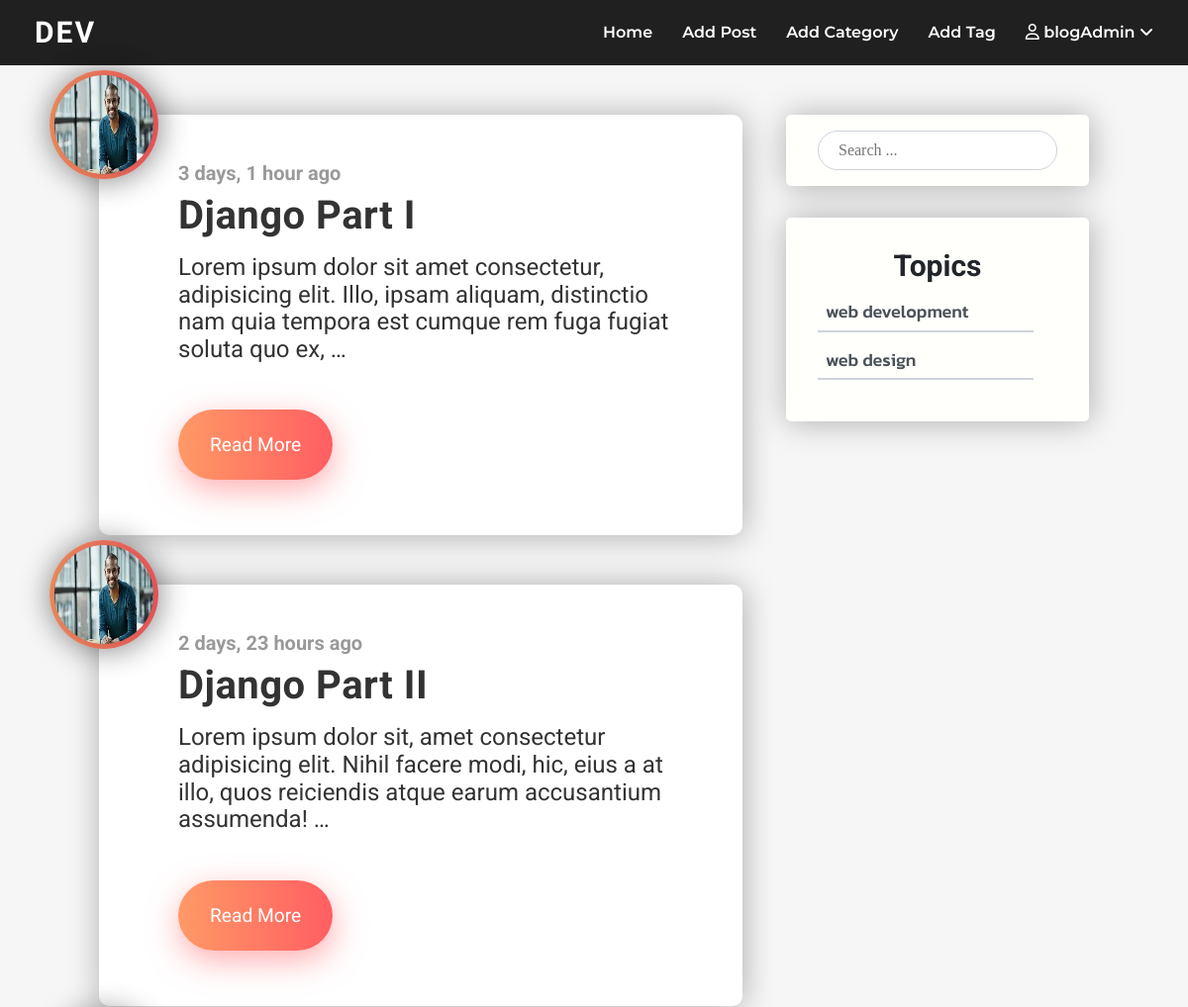
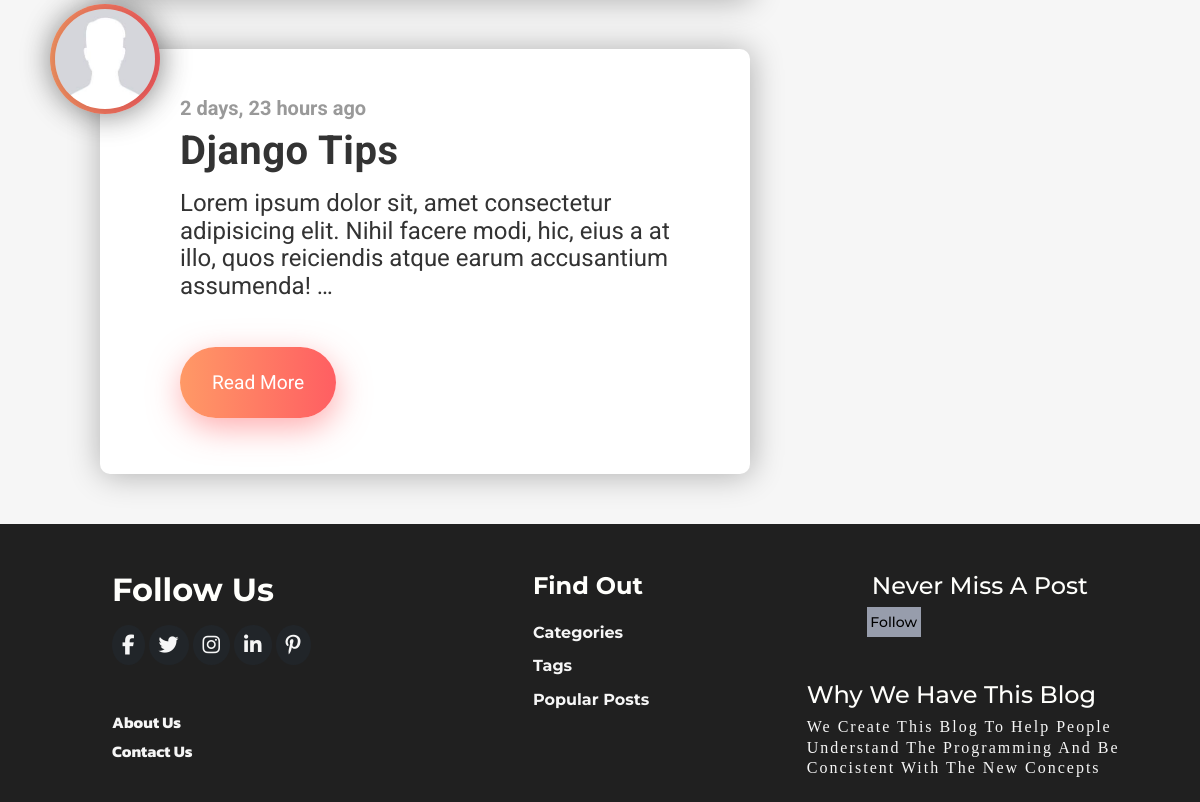
/posts/tag/django/ (signed in), run on the app's committed database (2 pictures, top to bottom).
### posts/models.py (models this page shows, shortened)
class Posts(models.Model):
    author= models.ForeignKey(User, on_delete=models.CASCADE, related_name="author")
    title= models.CharField(max_length=200)
    content= models.TextField()
    image= models.ImageField(upload_to='post_image/', null=True, blank=True)
    slug= models.SlugField(null=True, blank=True)
    tags= models.ManyToManyField('Tags')
    category= models.ForeignKey('Categories', on_delete=models.CASCADE)
    created_at= models.DateTimeField(default=timezone.now)
    updated_at= models.DateTimeField(default=timezone.now)
    likes= models.ManyToManyField(User, default=None, blank=True, related_name="likes")
    dislikes= models.ManyToManyField(User, default=None, blank=True, related_name="dislikes")
    favourites= models.ManyToManyField(User, blank=True, related_name="favourites")
    class Meta:
        verbose_name= "Article"
        verbose_name_plural= "Articles"

class Categories(models.Model):
    category_name= models.CharField(max_length=50)
    slug= models.SlugField(null=True, blank=True)
    class Meta:
        verbose_name= "Category"
        verbose_name_plural= "Categories"

### users/models.py (models this page shows, shortened)
class Profile(models.Model):
    GENDER_CHOICES= [
        ('MALE' , 'Male'),
        ('FEMALE' , 'Female'),
        ('OTHER' , 'Other'),
    ]
    user= models.OneToOneField(User, on_delete=models.CASCADE)
    avatar= models.ImageField(upload_to= 'user/', blank=True, null=True)
    bio= models.TextField(blank=True, null=True)
    location= models.CharField(max_length=120, blank=True, null=True)
    birthdate= models.DateField(blank=True, null=True)
    gender= models.CharField(max_length=120, choices=GENDER_CHOICES, blank=True, null=True)
    mobile= models.CharField(max_length=120, blank=True, null=True)
    age= models.IntegerField(blank=True, null=True)
    created_at= models.DateTimeField(default=timezone.now)
    updated_at= models.DateTimeField(default=timezone.now)
    class Meta:
        verbose_name= "Profile"
        verbose_name_plural= "Profiles"

### posts/views.py (the view)
# urls.py: path('tag/<slug:slug>/', TagPostListView.as_view(), name="tags"),                # Tag Post Listings
class TagPostListView(LoginRequiredMixin, ListView):
    model = Tags
    template_name = "posts/tags_posts.html"
    context_object_name = "tags_articles"
    paginate_by= 6
    def get_context_data(self, **kwargs):
        context = super().get_context_data(**kwargs)
        context['categories'] = Categories.objects.all()
        return context
    def get_queryset(self, *args, **kwargs):
        tag = get_object_or_404(Tags, slug=self.kwargs['slug'])
        return Posts.objects.filter(tags=tag)

### project/templates/posts/tags_posts.html (shortened to what this page needs)
{% extends 'base.html' %}
{% load static %}
{% load humanize %}
{% block content %}
<section class="post">
    <div class="content">
      {% for article in tags_articles %}
        <div class="post-card">
            <div class="img">
                {% if article.author.profile.avatar %}
                <img src="{{ article.author.profile.avatar.url }}" alt="User Image">
                {% else %}
                <img src="{% static 'img/add-profile.jfif' %}" alt="User Image">
                {% endif %}
            </div>
            <div class="text">
                <h3 class="date">{{ article.created_at |naturaltime }}</h3>
                <h1 class="title">{{ article.title }}</h1>
                <p class="body">
                    {{ article.content |truncatechars:150 }}
                </p>
            </div>
            <a href="{% url 'posts:post_detail' article.slug %}" class="btn">Read More</a>
        </div>
        {% endfor %}
    </div>
    <div class="side-bar">
        <div class="search">
            <form action="{% url 'posts:search_results' %}" method="GET">
                <input class="text" type="text" name= "q" placeholder="Search ...">
            </form>
        </div>
        <div class="topics">
            <p>topics</p>
            <ul>
                {% for category in categories %}
                <li><a href="{% url 'posts:category' category.slug %}">{{ category.category_name }}</a></li>
                {% endfor %}
            </ul>
        </div>
    </div>
</section>
{% endblock %}

### project/templates/parts/nav.html (shortened to what this page needs)
<header>
    <div class="logo">
        <a href="{% url 'home' %}"><p>dev</p></a>
    </div>
    <ul class="nav_links">
        {% if user.is_authenticated %}
            <li><a href="{% url 'home' %}">Home</a></li>
            <li><a href="{% url 'posts:add_post' %}">Add Post</a></li>
            <li><a href="{% url 'posts:add_category' %}">Add Category</a></li>
            <li><a href="{% url 'posts:add_tag' %}">Add Tag</a></li>
            <li>
                <span>
                    <i class="far fa-user"></i> {{ user.username }} <i class="fas fa-angle-down icon"></i>
                </span>
            </li>
        {% else %}
          <li><a href="{% url 'user_login' %}">Login</a></li>
          <li><a href="{% url 'user_signup' %}">Signup</a></li>
        {% endif %}
    </ul>
</header>

### project/static/css/main.css (style rules this page uses)
* { padding: 0; margin: 0; box-sizing: border-box; }
body { background-color: #f6f6f6; }
header { height: 66px; background-color: #202020; display: flex; justify-content: space-between; align-items: center; padding: 10px 35px; }
header .logo a { text-decoration: none; }
header .logo a p { text-transform: uppercase; letter-spacing: 2px; color: #fff; font-size: 30px; font-weight: 700; font-family: 'Montserrat Alternates', sans-serif; }
header .nav_links { display: flex; }
header .nav_links li { position: relative; list-style-type: none; }
header .nav_links li span, header .nav_links li a { text-decoration: none; display: inline-block; margin-left: 30px; color: #fff; font-size: 16px; font-weight: 600; font-family: 'Montserrat', sans-serif; }
.icon { cursor: pointer; }
.post { position: relative; margin-top: 50px; margin-left: 100px; margin-right: 100px; display: flex; justify-content: space-between; }
.post .post-card { position: relative; max-width: 650px; background-color: #fff; padding: 3rem 4rem 5rem 5rem; border-radius: 10px; box-shadow: 1px 1px 2rem rgba(0, 0, 0, 0.3); margin-bottom: 50px; }
.post .post-card .img { height: 110px; width: 110px; border-radius: 100%; background: linear-gradient(90deg, #ff9966, #ff5e62); box-shadow: 1px 1px 2rem rgba(0, 0, 0, 0.3); position: absolute; left: -50px; top: 10px; transform: translateY(-50%); }
.post .post-card .img img { height: 100px; width: 100px; border-radius: 100%; position: relative; top: 50%; left: 50%; transform: translate(-50%, -50%); box-shadow: 1px 1px 2rem rgba(0, 0, 0, 0.3); }
.post .post-card .text .date { margin: 0 0 0.5rem 0; color: #999; font-size: 1.25rem; font-family: 'Roboto', sans-serif; }
.post .post-card .text .title { margin: 0 0 1rem 0; font-size: 2.5rem; letter-spacing: 0.5px; color: #333; font-family: 'Roboto', sans-serif; }
.post .post-card .text .body { margin: 0 0 4.5rem 0; font-size: 1.5rem; color: #333; font-family: 'Roboto', sans-serif; }
.post .post-card .btn { border: none; outline: none; background: linear-gradient(90deg, #ff9966, #ff5e62); padding: 1.5rem 2rem; border-radius: 50px; color: white; font-size: 1.2rem; box-shadow: 1px 10px 2rem rgba(255, 94, 98, 0.5); transition: all .2s ease-in; text-decoration: none; font-family: 'Roboto', sans-serif; }
.post .side-bar { position: relative; display: flex; flex-direction: column; margin-bottom: 100px; }
.post .side-bar .search { background-color: #fffffc; padding: 1rem 2rem; margin-bottom: 2rem; border-radius: 5px; box-shadow: 1px 1px 2rem rgba(0, 0, 0, 0.3); }
.post .side-bar .search form input { padding: 10px 20px; outline: none; border: 1px solid #ced4da; border-radius: 20px; }
.post .side-bar .topics { padding: 2rem; background-color: #fffffc; border-radius: 5px; box-shadow: 1px 1px 2rem rgba(0, 0, 0, 0.3); }
.post .side-bar .topics p { margin-bottom: 10px; text-transform: capitalize; font-size: 30px; font-weight: 700; font-family: 'Roboto', sans-serif; text-align: center; color: #212529; }
.post .side-bar .topics ul li { list-style-type: none; }
.post .side-bar .topics ul li a { display: inline-block; text-decoration: none; margin-bottom: 10px; border-bottom: 2px solid #ced4da; width: 90%; padding: 8px; font-size: 18px; font-weight: 500; font-family: 'Kanit', sans-serif; color: #495057; }

### data on the page
Posts: author.profile.avatar (picture), created_at "3 days, 1 hour ago", title "Django Part I", content "Lorem ipsum dolor sit amet consectetur, adipisicing elit. Illo, ipsam aliquam, distinctio nam quia tempora est cumque rem fuga fugiat soluta quo ex, …"
Posts: author.profile.avatar (picture), created_at "2 days, 23 hours ago", title "Django Part II", content "Lorem ipsum dolor sit, amet consectetur adipisicing elit. Nihil facere modi, hic, eius a at illo, quos reiciendis atque earum accusantium assumenda! …"
Posts: created_at "2 days, 23 hours ago", title "Django Tips", content "Lorem ipsum dolor sit, amet consectetur adipisicing elit. Nihil facere modi, hic, eius a at illo, quos reiciendis atque earum accusantium assumenda! …"
Categories: category_name "web development"
Categories: category_name "web design"

### other printed values
{{ user.username }} "blogAdmin"
